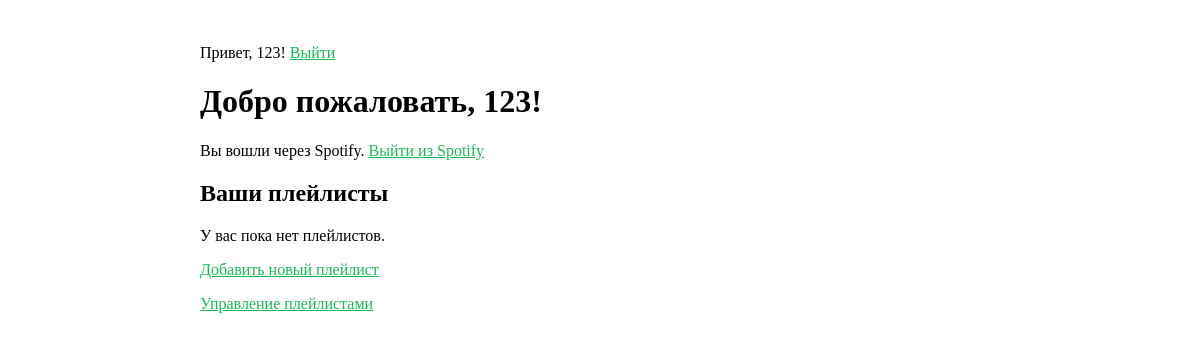
The page / (signed in) on the database as committed earlier.
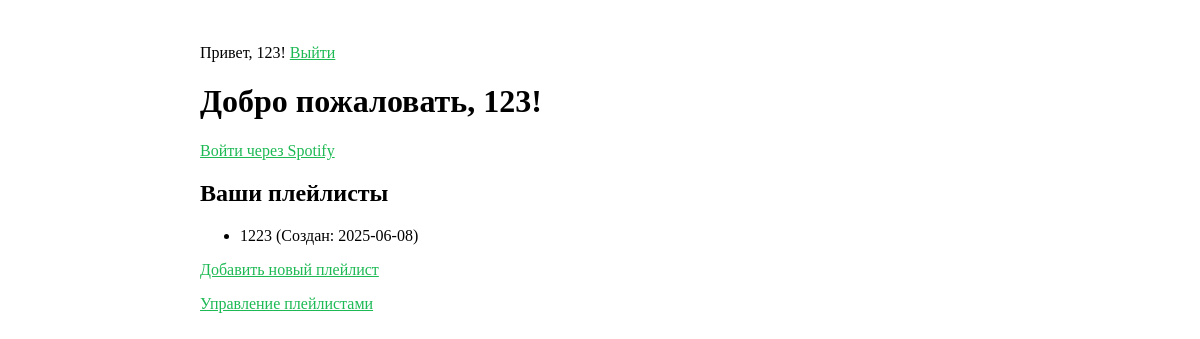
The same page on the database as committed later.
### database.py (models this page shows)
class Playlist(db.Model):
    __tablename__ = 'playlist'
    id = db.Column(db.Integer, primary_key=True)
    name = db.Column(db.String(120), nullable=False)
    user_id = db.Column(db.Integer, db.ForeignKey('user.id'), nullable=False)
    description = db.Column(db.Text, nullable=True)
    created_at = db.Column(db.DateTime, default=db.func.current_timestamp())
    songs = db.relationship('Song', backref='playlist', lazy=True)

### app.py (the view)
@app.route('/')
@login_required
def home():
    playlists = Playlist.query.filter_by(user_id=current_user.id).all()
    spotify_logged_in = bool(current_user.spotify_token)
    return render_template(
        'index.html',
        playlists=playlists,
        spotify_logged_in=spotify_logged_in
    )

### app.py (called while the page is built)
@login_manager.user_loader
def user_loader(user_id):
    return User.query.get(int(user_id))

### templates/index.html (shortened to what this page needs)
{% extends "base.html" %}
{% block content %}
    <h1>Добро пожаловать, {{ current_user.username }}!</h1>
    {% if not spotify_logged_in %}
        <p><a href="{{ url_for('login_spotify') }}">Войти через Spotify</a></p>
    {% else %}
        <p>Вы вошли через Spotify. <a href="{{ url_for('logout_spotify') }}">Выйти из Spotify</a></p>
    {% endif %}
    <h2>Ваши плейлисты</h2>
    {% if playlists %}
        <ul>
            {% for playlist in playlists %}
                <li>{{ playlist.name }} (Создан: {{ playlist.created_at.strftime('%Y-%m-%d') }})</li>
            {% endfor %}
        </ul>
    {% else %}
        <p>У вас пока нет плейлистов.</p>
    {% endif %}
    <p><a href="{{ url_for('add_playlist') }}">Добавить новый плейлист</a></p>
    <p><a href="{{ url_for('playlists_page') }}">Управление плейлистами</a></p>
{% endblock %}

Rows that differ between the two databases and show on the page:
added Playlist: name "1223", created_at "2025-06-08"
Other text that changed with them:
text no longer shown: "Вы вошли через Spotify. Выйти из Spotify У вас пока нет плейлистов."
text now shown: "Войти через Spotify"
